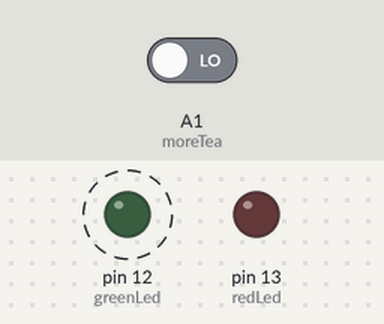
Recording of a sketch running on a simulated Arduino Uno, built with avr-gcc and run on an emulated ATmega328P. On the bench: output pins drawn as LEDs (lit = HIGH). Dashed ring = blinking. Inputs (shaded band) come from the test bench; at power-on: A1 (moreTea) LOW.

Above: at 3.4 s.
3.5 s: A1 (moreTea) driven HIGH
At 4.4 s:
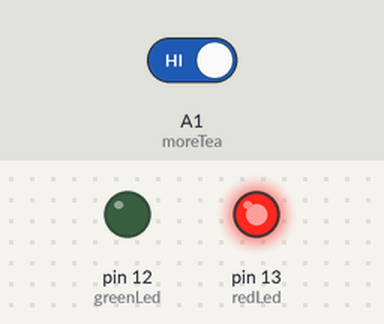
5.4 s: A1 (moreTea) driven LOW
At 5.55 s:
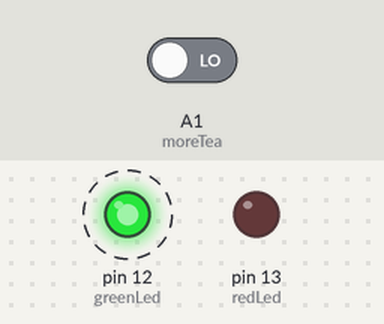
Timing chart, 0 to 16.0 s (numbered marks = the images above; inputs shaded):
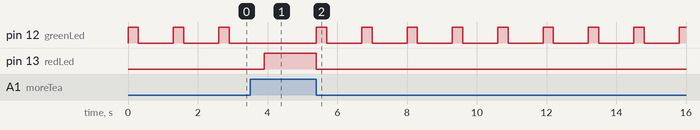

The sketch:

november4.ino
```cpp
const int redLed = 13;
const int greenLed = 12;
const int moreTea = A1;


void setup() {

  pinMode(redLed, OUTPUT);
  pinMode(greenLed, OUTPUT);

}

void loop() {
  // put your main code here, to run repeatedly:

  int teacupCurrent = digitalRead(moreTea);

  if (teacupCurrent == HIGH) {
    digitalWrite(redLed, HIGH);
    digitalWrite(greenLed, LOW);

  }

  else {
    digitalWrite (redLed, LOW);
    digitalWrite (greenLed, HIGH);
    delay (300);
    digitalWrite(greenLed, LOW);
    delay (1000);

  }


}
```

Measured:
- after the input at 3.5 s, pin 12 (greenLed): stays LOW (without the input it goes to HIGH after 0.40 s); pin 13 (redLed): LOW → HIGH after 0.40 s
- after the input at 5.4 s, pin 12 (greenLed): alternates HIGH for 0.30 s and LOW for 1.0 s, starting at once; pin 13 (redLed): HIGH → LOW at once
- by itself, pin 12 (greenLed): alternates HIGH for 0.30 s and LOW for 1.0 s
